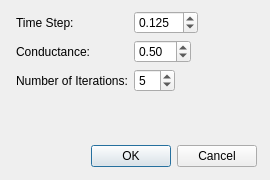
<?xml version="1.0" encoding="UTF-8"?>
<ui version="4.0">
 <class>GADFilterDialog</class>
 <widget class="QDialog" name="GADFilterDialog">
  <property name="geometry">
   <rect>
    <x>0</x>
    <y>0</y>
    <width>270</width>
    <height>180</height>
   </rect>
  </property>
  <property name="sizePolicy">
   <sizepolicy hsizetype="Preferred" vsizetype="Preferred">
    <horstretch>0</horstretch>
    <verstretch>0</verstretch>
   </sizepolicy>
  </property>
  <property name="windowTitle">
   <string>GADFilterDialog</string>
  </property>
  <property name="toolTip">
   <string>Gradient Anisotropic Diffusion Filter Options</string>
  </property>
  <widget class="QWidget" name="">
   <property name="geometry">
    <rect>
     <x>16</x>
     <y>11</y>
     <width>241</width>
     <height>156</height>
    </rect>
   </property>
   <layout class="QVBoxLayout" name="verticalLayout">
    <item>
     <layout class="QFormLayout" name="formLayout">
      <property name="fieldGrowthPolicy">
       <enum>QFormLayout::FieldsStayAtSizeHint</enum>
      </property>
      <item row="1" column="0">
       <widget class="QLabel" name="label_2">
        <property name="text">
         <string>Time Step:</string>
        </property>
       </widget>
      </item>
      <item row="1" column="1">
       <widget class="QDoubleSpinBox" name="timeStepSpinBox">
        <property name="decimals">
         <number>3</number>
        </property>
        <property name="minimum">
         <double>0.005000000000000</double>
        </property>
        <property name="maximum">
         <double>10.000000000000000</double>
        </property>
        <property name="singleStep">
         <double>0.005000000000000</double>
        </property>
        <property name="value">
         <double>0.125000000000000</double>
        </property>
       </widget>
      </item>
      <item row="2" column="0">
       <widget class="QLabel" name="label_3">
        <property name="text">
         <string>Conductance:</string>
        </property>
       </widget>
      </item>
      <item row="2" column="1">
       <widget class="QDoubleSpinBox" name="conductanceSpinBox">
        <property name="minimum">
         <double>0.010000000000000</double>
        </property>
        <property name="singleStep">
         <double>0.010000000000000</double>
        </property>
        <property name="value">
         <double>0.500000000000000</double>
        </property>
       </widget>
      </item>
      <item row="3" column="0">
       <widget class="QLabel" name="label">
        <property name="text">
         <string>Number of Iterations:</string>
        </property>
       </widget>
      </item>
      <item row="3" column="1">
       <widget class="QSpinBox" name="iterationsSpinBox">
        <property name="minimum">
         <number>1</number>
        </property>
        <property name="value">
         <number>5</number>
        </property>
       </widget>
      </item>
     </layout>
    </item>
    <item>
     <widget class="QDialogButtonBox" name="buttonBox">
      <property name="orientation">
       <enum>Qt::Horizontal</enum>
      </property>
      <property name="standardButtons">
       <set>QDialogButtonBox::Cancel|QDialogButtonBox::Ok</set>
      </property>
     </widget>
    </item>
   </layout>
  </widget>
 </widget>
 <resources/>
 <connections>
  <connection>
   <sender>buttonBox</sender>
   <signal>accepted()</signal>
   <receiver>GADFilterDialog</receiver>
   <slot>accept()</slot>
   <hints>
    <hint type="sourcelabel">
     <x>248</x>
     <y>254</y>
    </hint>
    <hint type="destinationlabel">
     <x>157</x>
     <y>274</y>
    </hint>
   </hints>
  </connection>
  <connection>
   <sender>buttonBox</sender>
   <signal>rejected()</signal>
   <receiver>GADFilterDialog</receiver>
   <slot>reject()</slot>
   <hints>
    <hint type="sourcelabel">
     <x>316</x>
     <y>260</y>
    </hint>
    <hint type="destinationlabel">
     <x>286</x>
     <y>274</y>
    </hint>
   </hints>
  </connection>
 </connections>
</ui>
